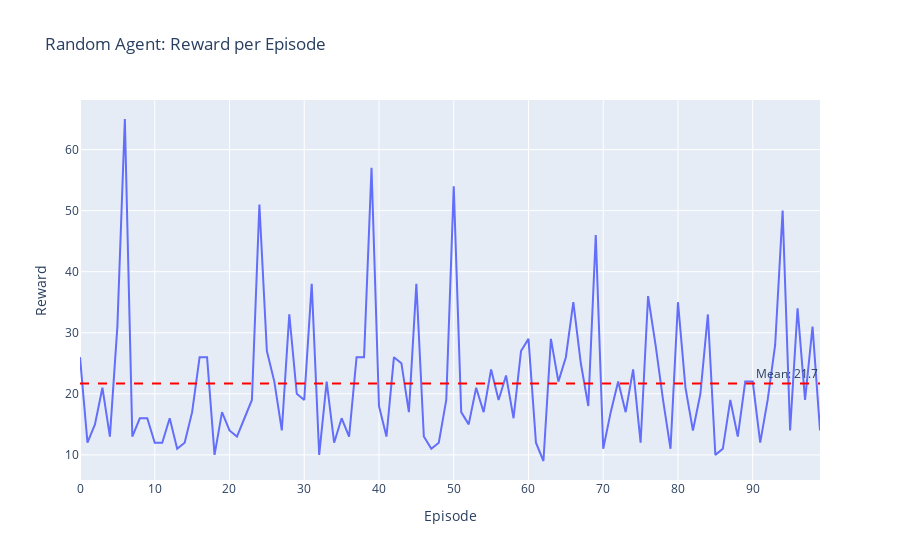

The cell this chart's notebook holds for it:
### Code cell
px.line(
    y=random_rewards,
    title="Random Agent: Reward per Episode",
    labels={"x": "Episode", "y": "Reward"},
).add_hline(
    y=np.mean(random_rewards),
    line_dash="dash",
    line_color="red",
    annotation_text=f"Mean: {np.mean(random_rewards):.1f}",
).show()

### Figure 1 — Plotly figure (JSON) as saved in the notebook; plotly's stock layout.template omitted (floating-point values rounded to 4 significant figures)
{"data": [{"hovertemplate": "Episode=%{x}<br>Reward=%{y}<extra></extra>", "legendgroup": "", "line": {"color": "#636efa", "dash": "solid"}, "marker": {"symbol": "circle"}, "mode": "lines", "name": "", "orientation": "v", "showlegend": false, "type": "scatter", "x": [0, 1, 2, 3, 4, 5, 6, 7, 8, 9, 10, 11, 12, 13, 14, 15, 16, 17, 18, 19, 20, 21, 22, 23, 24, 25, 26, 27, 28, 29, 30, 31, 32, 33, 34, 35, 36, 37, 38, 39, 40, 41, 42, 43, 44, 45, 46, 47, 48, 49, 50, 51, 52, 53, 54, 55, 56, 57, 58, 59, 60, 61, 62, 63, 64, 65, 66, 67, 68, 69, 70, 71, 72, 73, 74, 75, 76, 77, 78, 79, 80, 81, 82, 83, 84, 85, 86, 87, 88, 89, 90, 91, 92, 93, 94, 95, 96, 97, 98, 99], "xaxis": "x", "y": [26.0, 12.0, 15.0, 21.0, 13.0, 31.0, 65.0, 13.0, 16.0, 16.0, 12.0, 12.0, 16.0, 11.0, 12.0, 17.0, 26.0, 26.0, 10.0, 17.0, 14.0, 13.0, 16.0, 19.0, 51.0, 27.0, 22.0, 14.0, 33.0, 20.0, 19.0, 38.0, 10.0, 22.0, 12.0, 16.0, 13.0, 26.0, 26.0, 57.0, 18.0, 13.0, 26.0, 25.0, 17.0, 38.0, 13.0, 11.0, 12.0, 19.0, 54.0, 17.0, 15.0, 21.0, 17.0, 24.0, 19.0, 23.0, 16.0, 27.0, 29.0, 12.0, 9.0, 29.0, 22.0, 26.0, 35.0, 25.0, 18.0, 46.0, 11.0, 17.0, 22.0, 17.0, 24.0, 12.0, 36.0, 28.0, 19.0, 11.0, 35.0, 21.0, 14.0, 20.0, 33.0, 10.0, 11.0, 19.0, 13.0, 22.0, 22.0, 12.0, 19.0, 28.0, 50.0, 14.0, 34.0, 19.0, 31.0, 14.0], "yaxis": "y"}], "layout": {"annotations": [{"showarrow": false, "text": "Mean: 21.7", "x": 1, "xanchor": "right", "xref": "x domain", "y": 21.69, "yanchor": "bottom", "yref": "y"}], "legend": {"tracegroupgap": 0}, "shapes": [{"line": {"color": "red", "dash": "dash"}, "type": "line", "x0": 0, "x1": 1, "xref": "x domain", "y0": 21.69, "y1": 21.69, "yref": "y"}], "title": {"text": "Random Agent: Reward per Episode"}, "xaxis": {"anchor": "y", "domain": [0, 1], "title": {"text": "Episode"}}, "yaxis": {"anchor": "x", "domain": [0, 1], "title": {"text": "Reward"}}}}
